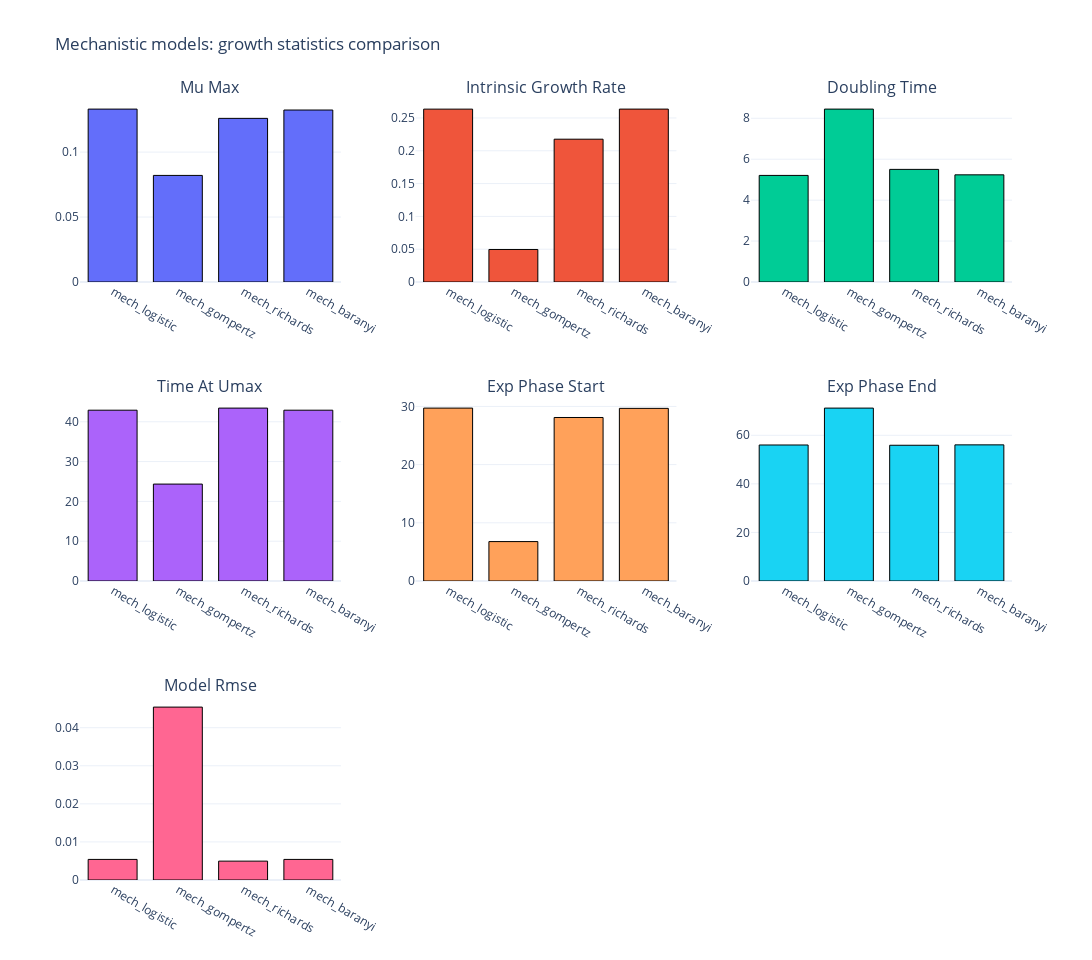

The code cell stored with this chart in its notebook:
### Markdown cell above
# Mechanistic Growth Statistics Comparison (Plotly)

This chart compares key growth statistics across mechanistic models.

### Code cell
fig_mech_stats = plot_growth_stats_comparison(
    mechanistic_stats,
    title="Mechanistic models: growth statistics comparison",
)
fig_mech_stats.show()

### Figure 1 — Plotly figure (JSON) as saved in the notebook; plotly's stock layout.template omitted (floating-point values rounded to 4 significant figures)
{"data": [{"marker": {"line": {"color": "black", "width": 1}}, "showlegend": false, "type": "bar", "x": ["mech_logistic", "mech_gompertz", "mech_richards", "mech_baranyi"], "xaxis": "x", "y": [0.1331, 0.08205, 0.126, 0.1324], "yaxis": "y"}, {"marker": {"line": {"color": "black", "width": 1}}, "showlegend": false, "type": "bar", "x": ["mech_logistic", "mech_gompertz", "mech_richards", "mech_baranyi"], "xaxis": "x2", "y": [0.2635, 0.04958, 0.2176, 0.2635], "yaxis": "y2"}, {"marker": {"line": {"color": "black", "width": 1}}, "showlegend": false, "type": "bar", "x": ["mech_logistic", "mech_gompertz", "mech_richards", "mech_baranyi"], "xaxis": "x3", "y": [5.208, 8.447, 5.502, 5.236], "yaxis": "y3"}, {"marker": {"line": {"color": "black", "width": 1}}, "showlegend": false, "type": "bar", "x": ["mech_logistic", "mech_gompertz", "mech_richards", "mech_baranyi"], "xaxis": "x4", "y": [42.91, 24.35, 43.44, 42.91], "yaxis": "y4"}, {"marker": {"line": {"color": "black", "width": 1}}, "showlegend": false, "type": "bar", "x": ["mech_logistic", "mech_gompertz", "mech_richards", "mech_baranyi"], "xaxis": "x5", "y": [29.71, 6.774, 28.1, 29.67], "yaxis": "y5"}, {"marker": {"line": {"color": "black", "width": 1}}, "showlegend": false, "type": "bar", "x": ["mech_logistic", "mech_gompertz", "mech_richards", "mech_baranyi"], "xaxis": "x6", "y": [56.01, 71.2, 55.9, 56.06], "yaxis": "y6"}, {"marker": {"line": {"color": "black", "width": 1}}, "showlegend": false, "type": "bar", "x": ["mech_logistic", "mech_gompertz", "mech_richards", "mech_baranyi"], "xaxis": "x7", "y": [0.005409, 0.04542, 0.004954, 0.005408], "yaxis": "y7"}], "layout": {"annotations": [{"font": {"size": 16}, "showarrow": false, "text": "Mu Max", "x": 0.14, "xanchor": "center", "xref": "paper", "y": 1.0, "yanchor": "bottom", "yref": "paper"}, {"font": {"size": 16}, "showarrow": false, "text": "Intrinsic Growth Rate", "x": 0.5, "xanchor": "center", "xref": "paper", "y": 1.0, "yanchor": "bottom", "yref": "paper"}, {"font": {"size": 16}, "showarrow": false, "text": "Doubling Time", "x": 0.86, "xanchor": "center", "xref": "paper", "y": 1.0, "yanchor": "bottom", "yref": "paper"}, {"font": {"size": 16}, "showarrow": false, "text": "Time At Umax", "x": 0.14, "xanchor": "center", "xref": "paper", "y": 0.6167, "yanchor": "bottom", "yref": "paper"}, {"font": {"size": 16}, "showarrow": false, "text": "Exp Phase Start", "x": 0.5, "xanchor": "center", "xref": "paper", "y": 0.6167, "yanchor": "bottom", "yref": "paper"}, {"font": {"size": 16}, "showarrow": false, "text": "Exp Phase End", "x": 0.86, "xanchor": "center", "xref": "paper", "y": 0.6167, "yanchor": "bottom", "yref": "paper"}, {"font": {"size": 16}, "showarrow": false, "text": "Model Rmse", "x": 0.14, "xanchor": "center", "xref": "paper", "y": 0.2333, "yanchor": "bottom", "yref": "paper"}], "bargap": 0.25, "height": 960, "title": {"text": "Mechanistic models: growth statistics comparison"}, "width": 1200, "xaxis": {"anchor": "y", "domain": [0, 0.28]}, "xaxis2": {"anchor": "y2", "domain": [0.36, 0.64]}, "xaxis3": {"anchor": "y3", "domain": [0.72, 1]}, "xaxis4": {"anchor": "y4", "domain": [0, 0.28]}, "xaxis5": {"anchor": "y5", "domain": [0.36, 0.64]}, "xaxis6": {"anchor": "y6", "domain": [0.72, 1]}, "xaxis7": {"anchor": "y7", "domain": [0, 0.28]}, "xaxis8": {"anchor": "y8", "domain": [0.36, 0.64]}, "xaxis9": {"anchor": "y9", "domain": [0.72, 1]}, "yaxis": {"anchor": "x", "domain": [0.7667, 1.0]}, "yaxis2": {"anchor": "x2", "domain": [0.7667, 1.0]}, "yaxis3": {"anchor": "x3", "domain": [0.7667, 1.0]}, "yaxis4": {"anchor": "x4", "domain": [0.3833, 0.6167]}, "yaxis5": {"anchor": "x5", "domain": [0.3833, 0.6167]}, "yaxis6": {"anchor": "x6", "domain": [0.3833, 0.6167]}, "yaxis7": {"anchor": "x7", "domain": [0, 0.2333]}, "yaxis8": {"anchor": "x8", "domain": [0, 0.2333]}, "yaxis9": {"anchor": "x9", "domain": [0, 0.2333]}}}
